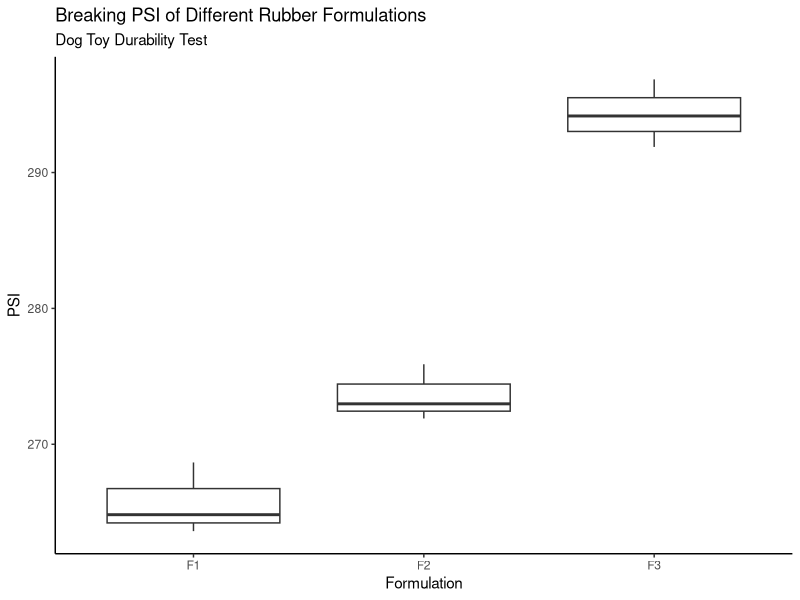

Write R code to recreate this figure.
## ---- chunk 1
library(tidyverse)
library(readxl)
## Read in Data ##
dog_toys <- read_excel("Latin Square Dog Toys.xlsx")
## Summary Statistics ##
library(rstatix)
dog_toys |>
  group_by(Formulation) |>
  get_summary_stats(PSI, type = "mean_sd")
## ---- chunk 2
## Generate a Boxplot of Formulations ##
dog_toys |>
  ggplot(aes(x = Formulation, y = PSI)) +
  geom_boxplot() +
  labs(title = "Breaking PSI of Different Rubber Formulations",
       subtitle = "Dog Toy Durability Test") +
  theme_classic()
## ---- chunk 3
## Fit Model ##
dog_mod <- aov(PSI ~ Machine + Operator + Formulation, 
               data = dog_toys)
## Perform F-Test ##
library(broom)
dog_mod |>
  tidy()
## ---- chunk 4
TukeyHSD(dog_mod) |>
  tidy() |>
  select(contrast,estimate,adj.p.value)
